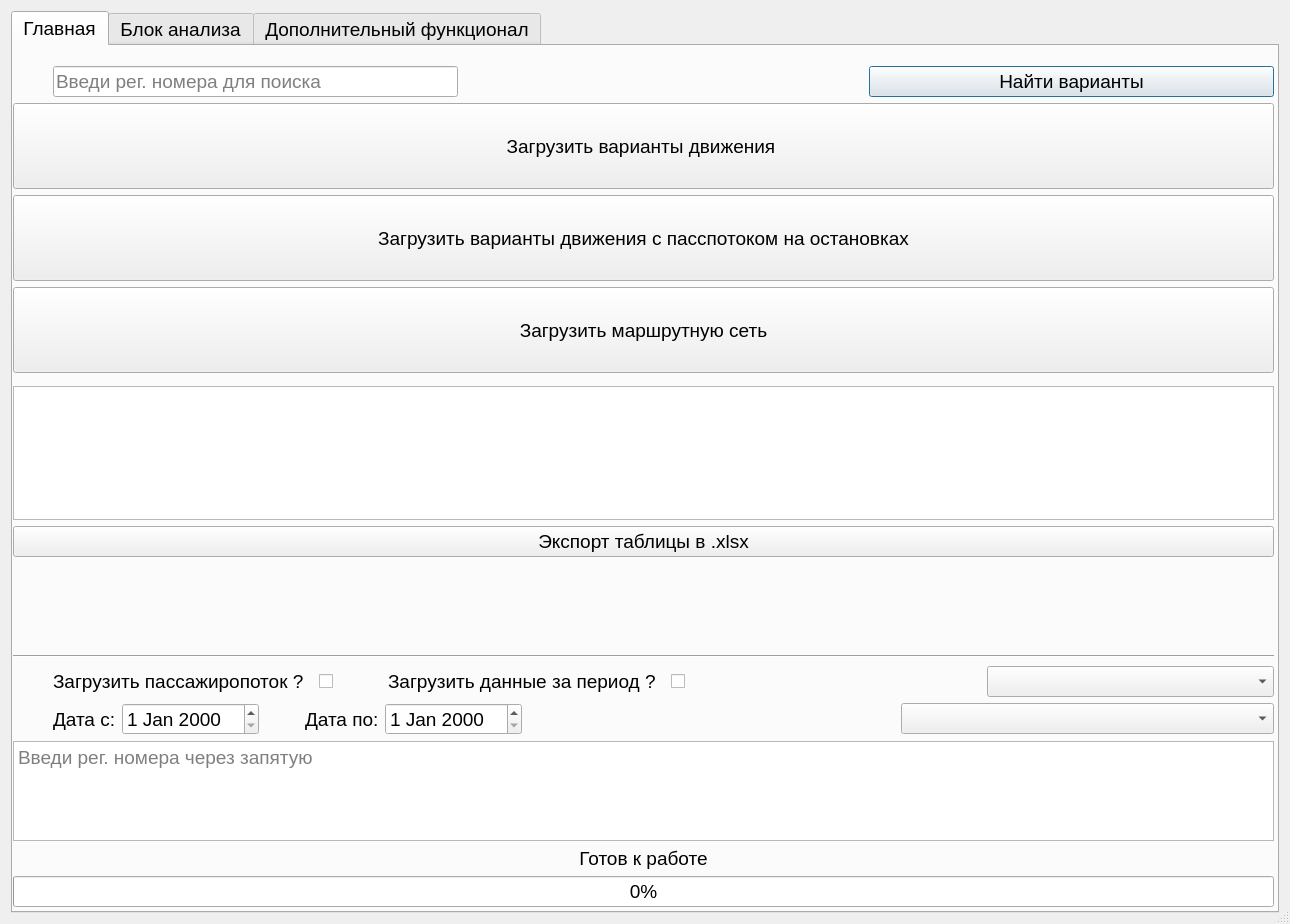
<?xml version="1.0" encoding="UTF-8"?>
<ui version="4.0">
 <class>RouteNetworkDialogBase</class>
 <widget class="QDialog" name="RouteNetworkDialogBase">
  <property name="geometry">
   <rect>
    <x>0</x>
    <y>0</y>
    <width>1290</width>
    <height>924</height>
   </rect>
  </property>
  <property name="windowTitle">
   <string>RouteNetwork</string>
  </property>
  <property name="sizeGripEnabled">
   <bool>true</bool>
  </property>
  <property name="modal">
   <bool>true</bool>
  </property>
  <layout class="QVBoxLayout" name="verticalLayout_5">
   <item>
    <widget class="QTabWidget" name="tabWidget">
     <property name="font">
      <font>
       <pointsize>14</pointsize>
      </font>
     </property>
     <property name="currentIndex">
      <number>0</number>
     </property>
     <property name="tabBarAutoHide">
      <bool>false</bool>
     </property>
     <widget class="QWidget" name="tab">
      <attribute name="title">
       <string>Главная</string>
      </attribute>
      <widget class="QWidget" name="verticalLayoutWidget_3">
       <property name="geometry">
        <rect>
         <x>0</x>
         <y>20</y>
         <width>1261</width>
         <height>307</height>
        </rect>
       </property>
       <layout class="QVBoxLayout" name="verticalLayout">
        <item>
         <layout class="QHBoxLayout" name="horizontalLayout_6">
          <item>
           <spacer name="horizontalSpacer_6">
            <property name="orientation">
             <enum>Qt::Horizontal</enum>
            </property>
            <property name="sizeType">
             <enum>QSizePolicy::Maximum</enum>
            </property>
            <property name="sizeHint" stdset="0">
             <size>
              <width>40</width>
              <height>20</height>
             </size>
            </property>
           </spacer>
          </item>
          <item>
           <widget class="QLineEdit" name="lineEdit">
            <property name="placeholderText">
             <string>Введи рег. номера для поиска</string>
            </property>
           </widget>
          </item>
          <item>
           <spacer name="horizontalSpacer_5">
            <property name="orientation">
             <enum>Qt::Horizontal</enum>
            </property>
            <property name="sizeHint" stdset="0">
             <size>
              <width>40</width>
              <height>20</height>
             </size>
            </property>
           </spacer>
          </item>
          <item>
           <widget class="QPushButton" name="button_find">
            <property name="sizePolicy">
             <sizepolicy hsizetype="MinimumExpanding" vsizetype="Fixed">
              <horstretch>0</horstretch>
              <verstretch>0</verstretch>
             </sizepolicy>
            </property>
            <property name="text">
             <string>Найти варианты</string>
            </property>
           </widget>
          </item>
         </layout>
        </item>
        <item>
         <widget class="QPushButton" name="button_dwnl">
          <property name="sizePolicy">
           <sizepolicy hsizetype="Minimum" vsizetype="Minimum">
            <horstretch>0</horstretch>
            <verstretch>0</verstretch>
           </sizepolicy>
          </property>
          <property name="font">
           <font>
            <pointsize>14</pointsize>
           </font>
          </property>
          <property name="text">
           <string>Загрузить варианты движения </string>
          </property>
         </widget>
        </item>
        <item>
         <widget class="QPushButton" name="stop_point_button">
          <property name="sizePolicy">
           <sizepolicy hsizetype="Minimum" vsizetype="Minimum">
            <horstretch>0</horstretch>
            <verstretch>0</verstretch>
           </sizepolicy>
          </property>
          <property name="font">
           <font>
            <pointsize>14</pointsize>
           </font>
          </property>
          <property name="text">
           <string>Загрузить варианты движения с пасспотоком на остановках</string>
          </property>
         </widget>
        </item>
        <item>
         <widget class="QPushButton" name="button_layer">
          <property name="sizePolicy">
           <sizepolicy hsizetype="Minimum" vsizetype="Minimum">
            <horstretch>0</horstretch>
            <verstretch>0</verstretch>
           </sizepolicy>
          </property>
          <property name="font">
           <font>
            <pointsize>14</pointsize>
           </font>
          </property>
          <property name="text">
           <string>Загрузить маршрутную сеть</string>
          </property>
         </widget>
        </item>
       </layout>
      </widget>
      <widget class="QWidget" name="verticalLayoutWidget_5">
       <property name="geometry">
        <rect>
         <x>0</x>
         <y>340</y>
         <width>1261</width>
         <height>171</height>
        </rect>
       </property>
       <layout class="QVBoxLayout" name="verticalLayout_3">
        <item>
         <widget class="QTableWidget" name="table_widget_info"/>
        </item>
        <item>
         <widget class="QPushButton" name="excel_export_info_button">
          <property name="text">
           <string>Экспорт таблицы в .xlsx</string>
          </property>
         </widget>
        </item>
       </layout>
      </widget>
      <widget class="QWidget" name="verticalLayoutWidget_6">
       <property name="geometry">
        <rect>
         <x>0</x>
         <y>620</y>
         <width>1261</width>
         <height>241</height>
        </rect>
       </property>
       <layout class="QVBoxLayout" name="verticalLayout_4">
        <item>
         <layout class="QHBoxLayout" name="horizontalLayout">
          <property name="spacing">
           <number>15</number>
          </property>
          <property name="sizeConstraint">
           <enum>QLayout::SetDefaultConstraint</enum>
          </property>
          <item>
           <spacer name="horizontalSpacer_7">
            <property name="orientation">
             <enum>Qt::Horizontal</enum>
            </property>
            <property name="sizeType">
             <enum>QSizePolicy::Maximum</enum>
            </property>
            <property name="sizeHint" stdset="0">
             <size>
              <width>40</width>
              <height>20</height>
             </size>
            </property>
           </spacer>
          </item>
          <item>
           <widget class="QLabel" name="sobop_label">
            <property name="font">
             <font>
              <pointsize>14</pointsize>
             </font>
            </property>
            <property name="text">
             <string>Загрузить пассажиропоток ?</string>
            </property>
           </widget>
          </item>
          <item>
           <widget class="QCheckBox" name="check_box">
            <property name="text">
             <string/>
            </property>
           </widget>
          </item>
          <item>
           <spacer name="horizontalSpacer_2">
            <property name="orientation">
             <enum>Qt::Horizontal</enum>
            </property>
            <property name="sizeType">
             <enum>QSizePolicy::Preferred</enum>
            </property>
            <property name="sizeHint" stdset="0">
             <size>
              <width>40</width>
              <height>20</height>
             </size>
            </property>
           </spacer>
          </item>
          <item>
           <widget class="QLabel" name="period_label">
            <property name="text">
             <string>Загрузить данные за период ?</string>
            </property>
           </widget>
          </item>
          <item>
           <widget class="QCheckBox" name="check_box_period">
            <property name="sizePolicy">
             <sizepolicy hsizetype="Minimum" vsizetype="Maximum">
              <horstretch>0</horstretch>
              <verstretch>0</verstretch>
             </sizepolicy>
            </property>
            <property name="text">
             <string/>
            </property>
           </widget>
          </item>
          <item>
           <spacer name="horizontalSpacer">
            <property name="orientation">
             <enum>Qt::Horizontal</enum>
            </property>
            <property name="sizeType">
             <enum>QSizePolicy::MinimumExpanding</enum>
            </property>
            <property name="sizeHint" stdset="0">
             <size>
              <width>40</width>
              <height>20</height>
             </size>
            </property>
           </spacer>
          </item>
          <item>
           <widget class="QComboBox" name="company_box">
            <property name="sizePolicy">
             <sizepolicy hsizetype="Expanding" vsizetype="Fixed">
              <horstretch>0</horstretch>
              <verstretch>0</verstretch>
             </sizepolicy>
            </property>
           </widget>
          </item>
         </layout>
        </item>
        <item>
         <layout class="QHBoxLayout" name="horizontalLayout_2">
          <item>
           <spacer name="horizontalSpacer_8">
            <property name="orientation">
             <enum>Qt::Horizontal</enum>
            </property>
            <property name="sizeType">
             <enum>QSizePolicy::Maximum</enum>
            </property>
            <property name="sizeHint" stdset="0">
             <size>
              <width>40</width>
              <height>20</height>
             </size>
            </property>
           </spacer>
          </item>
          <item>
           <widget class="QLabel" name="label_date_from">
            <property name="text">
             <string>Дата с:</string>
            </property>
           </widget>
          </item>
          <item>
           <widget class="QDateEdit" name="date_from_edit"/>
          </item>
          <item>
           <spacer name="horizontalSpacer_4">
            <property name="orientation">
             <enum>Qt::Horizontal</enum>
            </property>
            <property name="sizeType">
             <enum>QSizePolicy::Preferred</enum>
            </property>
            <property name="sizeHint" stdset="0">
             <size>
              <width>40</width>
              <height>20</height>
             </size>
            </property>
           </spacer>
          </item>
          <item>
           <widget class="QLabel" name="label_date_to">
            <property name="text">
             <string>Дата по:</string>
            </property>
           </widget>
          </item>
          <item>
           <widget class="QDateEdit" name="date_to_edit"/>
          </item>
          <item>
           <spacer name="horizontalSpacer_3">
            <property name="orientation">
             <enum>Qt::Horizontal</enum>
            </property>
            <property name="sizeType">
             <enum>QSizePolicy::Expanding</enum>
            </property>
            <property name="sizeHint" stdset="0">
             <size>
              <width>40</width>
              <height>20</height>
             </size>
            </property>
           </spacer>
          </item>
          <item>
           <widget class="QComboBox" name="time_box">
            <property name="sizePolicy">
             <sizepolicy hsizetype="Expanding" vsizetype="Fixed">
              <horstretch>0</horstretch>
              <verstretch>0</verstretch>
             </sizepolicy>
            </property>
           </widget>
          </item>
         </layout>
        </item>
        <item>
         <layout class="QHBoxLayout" name="horizontalLayout_4">
          <item>
           <widget class="QTextEdit" name="reg_text_edit">
            <property name="placeholderText">
             <string>Введи рег. номера через запятую</string>
            </property>
           </widget>
          </item>
         </layout>
        </item>
        <item>
         <widget class="QLabel" name="status_general_label">
          <property name="text">
           <string>Готов к работе</string>
          </property>
          <property name="alignment">
           <set>Qt::AlignCenter</set>
          </property>
         </widget>
        </item>
        <item>
         <widget class="QProgressBar" name="progress">
          <property name="value">
           <number>0</number>
          </property>
         </widget>
        </item>
       </layout>
      </widget>
      <widget class="Line" name="line">
       <property name="geometry">
        <rect>
         <x>0</x>
         <y>590</y>
         <width>1261</width>
         <height>41</height>
        </rect>
       </property>
       <property name="orientation">
        <enum>Qt::Horizontal</enum>
       </property>
      </widget>
     </widget>
     <widget class="QWidget" name="tab_5">
      <attribute name="title">
       <string>Блок анализа</string>
      </attribute>
      <widget class="QWidget" name="verticalLayoutWidget">
       <property name="geometry">
        <rect>
         <x>0</x>
         <y>20</y>
         <width>1261</width>
         <height>221</height>
        </rect>
       </property>
       <layout class="QVBoxLayout" name="verticalLayout_6">
        <item>
         <widget class="QPushButton" name="intersection_button">
          <property name="sizePolicy">
           <sizepolicy hsizetype="Minimum" vsizetype="Minimum">
            <horstretch>0</horstretch>
            <verstretch>0</verstretch>
           </sizepolicy>
          </property>
          <property name="font">
           <font>
            <pointsize>14</pointsize>
           </font>
          </property>
          <property name="text">
           <string>Анализ общих перегонов маршрута</string>
          </property>
         </widget>
        </item>
        <item>
         <widget class="QPushButton" name="button_prc">
          <property name="sizePolicy">
           <sizepolicy hsizetype="Minimum" vsizetype="Minimum">
            <horstretch>0</horstretch>
            <verstretch>0</verstretch>
           </sizepolicy>
          </property>
          <property name="font">
           <font>
            <family>MS Shell Dlg 2</family>
            <pointsize>14</pointsize>
           </font>
          </property>
          <property name="text">
           <string>Анализ загруженности выбранных вариантов движения</string>
          </property>
         </widget>
        </item>
        <item>
         <widget class="QPushButton" name="button_prc_group">
          <property name="enabled">
           <bool>true</bool>
          </property>
          <property name="sizePolicy">
           <sizepolicy hsizetype="Minimum" vsizetype="Preferred">
            <horstretch>0</horstretch>
            <verstretch>0</verstretch>
           </sizepolicy>
          </property>
          <property name="font">
           <font>
            <family>MS Shell Dlg 2</family>
            <pointsize>14</pointsize>
           </font>
          </property>
          <property name="text">
           <string>Анализ вариантов маршрутной сети г.о.</string>
          </property>
         </widget>
        </item>
       </layout>
      </widget>
      <widget class="QWidget" name="verticalLayoutWidget_2">
       <property name="geometry">
        <rect>
         <x>0</x>
         <y>250</y>
         <width>1261</width>
         <height>611</height>
        </rect>
       </property>
       <layout class="QVBoxLayout" name="verticalLayout_7">
        <item>
         <widget class="QTableWidget" name="table_widget"/>
        </item>
        <item>
         <widget class="QPushButton" name="save_button">
          <property name="text">
           <string>Экспорт таблицы в .xlsx</string>
          </property>
         </widget>
        </item>
        <item>
         <widget class="QLabel" name="analysis_status_label">
          <property name="text">
           <string>Готов к работе</string>
          </property>
          <property name="alignment">
           <set>Qt::AlignCenter</set>
          </property>
         </widget>
        </item>
        <item>
         <widget class="QProgressBar" name="analysis_progress">
          <property name="value">
           <number>0</number>
          </property>
         </widget>
        </item>
       </layout>
      </widget>
     </widget>
     <widget class="QWidget" name="tab_2">
      <attribute name="title">
       <string>Дополнительный функционал</string>
      </attribute>
      <widget class="QWidget" name="verticalLayoutWidget_4">
       <property name="geometry">
        <rect>
         <x>0</x>
         <y>20</y>
         <width>1251</width>
         <height>221</height>
        </rect>
       </property>
       <layout class="QVBoxLayout" name="verticalLayout_2">
        <item>
         <widget class="QPushButton" name="jk_layer_button">
          <property name="sizePolicy">
           <sizepolicy hsizetype="Minimum" vsizetype="Minimum">
            <horstretch>0</horstretch>
            <verstretch>0</verstretch>
           </sizepolicy>
          </property>
          <property name="text">
           <string>Загрузи ЖК Московской области</string>
          </property>
         </widget>
        </item>
        <item>
         <widget class="QPushButton" name="jd_layer_button">
          <property name="sizePolicy">
           <sizepolicy hsizetype="Minimum" vsizetype="Minimum">
            <horstretch>0</horstretch>
            <verstretch>0</verstretch>
           </sizepolicy>
          </property>
          <property name="text">
           <string>Загрузи МЦД</string>
          </property>
         </widget>
        </item>
        <item>
         <widget class="QPushButton" name="population_layer_button">
          <property name="sizePolicy">
           <sizepolicy hsizetype="Minimum" vsizetype="Minimum">
            <horstretch>0</horstretch>
            <verstretch>0</verstretch>
           </sizepolicy>
          </property>
          <property name="text">
           <string>Загрузи плотность населения Московской области</string>
          </property>
         </widget>
        </item>
       </layout>
      </widget>
     </widget>
    </widget>
   </item>
  </layout>
 </widget>
 <resources/>
 <connections/>
</ui>
